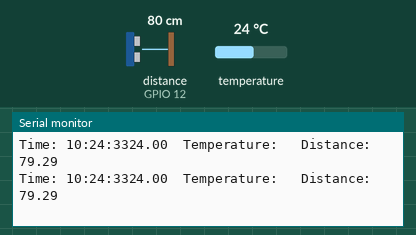
This sketch was run on a simulated ESP8266 (NodeMCU). Shown: the last lines printed to the serial monitor. Wiring (inferred from the names in the program): ultrasonic range finder: trigger GPIO 14; echo GPIO 12. The inputs (shaded band) are chosen by the test bench; at power-on: distance to the obstacle (sensor on GPIO 12) 80 cm, temperature 24 °C. The echo pulse lasts 58.3 µs per cm; WiFi joins after 1.5 s; servers stay silent unless stated; uploads are accepted with an empty reply; the local clock reads 2024-03-15 10:24:30 at power-on unless the sketch sets it.

Above: at 3.7 s.
3.8 s: distance to the obstacle (sensor on GPIO 12) set to 2 cm
At 3.91 s:
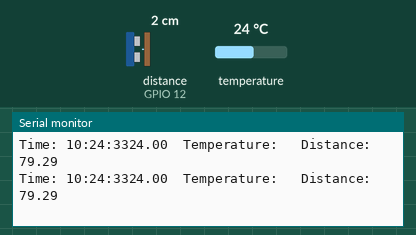
5.3 s: temperature set to 12 °C
At 5.33 s:
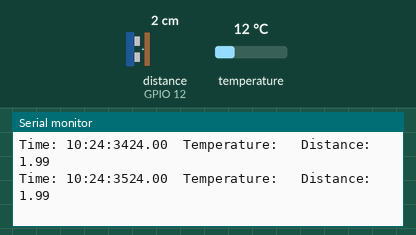
6.8 s: distance to the obstacle (sensor on GPIO 12) set to 4 cm
At 6.95 s:
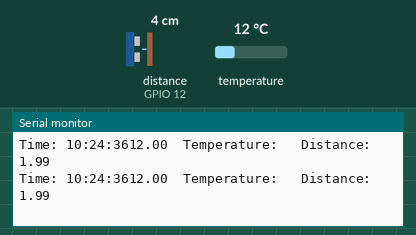
8.3 s: distance to the obstacle (sensor on GPIO 12) set to 60 cm
At 8.37 s:
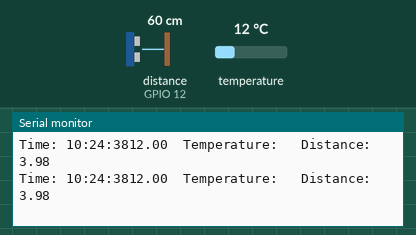
11.3 s: temperature set to 19 °C
At 13.41 s:
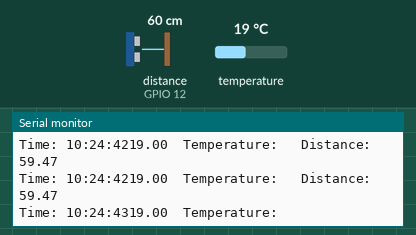
Timing chart, 0 to 13.8 s (numbered marks = the images above; inputs shaded):
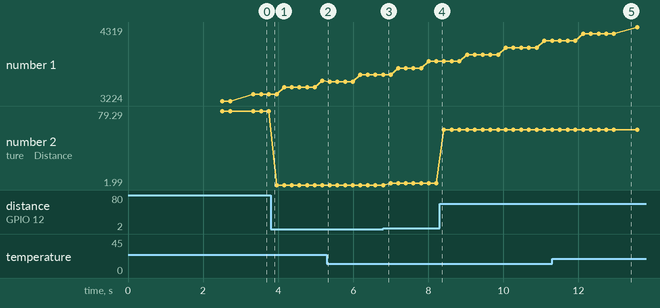

Measured:
- after the input at 11.3 s, the serial monitor: prints a new line after 0.21 s (image 5)
- plotted number 1: 3524 → 3612 after the input at 5.3 s, 3812 → 4119 after the input at 8.3 s, 4119 → 4319 after the input at 11.3 s
- plotted number 2: 79.29 → 1.99 after the input at 3.8 s, 1.99 → 3.98 after the input at 6.8 s, 3.98 → 59.47 after the input at 8.3 s

The sketch:

REST.ino
```cpp
#include <ESP8266WiFi.h>
#include <ESP8266HTTPClient.h>
#include<ArduinoJson.h>
#include <FirebaseESP8266.h>
#include <Wire.h> // must be included here so that Arduino library object file references work
#include <RtcDS3231.h>
RtcDS3231<TwoWire> Rtc(Wire);
/* for normal hardware wire use above */
#define FIREBASE_HOST "https://esp8266-ddf68-default-rtdb.firebaseio.com"
#define FIREBASE_AUTH "9h9AzzrtqPSy1lK7QFF17edWPsZjCVe5k6lfuCyu"
#define WIFI_SSID "oneplus"
#define WIFI_PASSWORD "12345678"
const int trigger = 14;
const int echo = 12;
const int OUTPUT1 = 2;
const int OUTPUT2 = 0;
long int lts = 0;
long int lt = 0;
int duration;
float distance;
char post_data[100];
String id = "sensor 1";
int prevstate = LOW;
String data;
const char* ssid = "oneplus";
const char* password = "12345678";
String host = "http://192.168.4.1/feed?";
FirebaseData firebaseData;
WiFiClient client;
HTTPClient http;
void setup ()
{
  Serial.begin(115200);
  pinMode(trigger, OUTPUT);
  pinMode(echo, INPUT);
  ESP.eraseConfig();
  WiFi.persistent(false);
  Serial.println("SET ESP IN STA MODE");
  WiFi.mode(WIFI_STA);
  Serial.println("- connecting to wifi");
  WiFi.begin(ssid, password);
  Serial.println(".");
  Serial.println("- wifi connected");
  Serial.println("");
  Serial.print("Connected to ");
  Serial.println(ssid);
  Serial.print("IP address: ");
  Serial.println(WiFi.localIP());
  Rtc.Begin();
  Rtc.Enable32kHzPin(false);
  Rtc.SetSquareWavePin(DS3231SquareWavePin_ModeNone);

  //
  Serial.println("Serial communication started\n\n");
  WiFi.begin(WIFI_SSID, WIFI_PASSWORD);                                     //try to connect with wifi
  Serial.print("Connecting to ");
  Serial.print(WIFI_SSID);


  while (WiFi.status() != WL_CONNECTED) {
    Serial.print(".");
    delay(500);
  }


  Serial.println();
  Serial.print("Connected to ");
  Serial.println(WIFI_SSID);
  Serial.print("IP Address is : ");
  Serial.println(WiFi.localIP());                                            //print local IP address
  Firebase.begin(FIREBASE_HOST, FIREBASE_AUTH);   // connect to firebase

  Firebase.reconnectWiFi(true);
  delay(1000);
}

void loop ()

{
  RtcDateTime now = Rtc.GetDateTime();
  Serial.print("Time: ");
  printDateTime(now);
  //Serial.println();

  RtcTemperature temp = Rtc.GetTemperature();
  ret_temperature(temp);
  Serial.print("\t");
  Serial.print("Temperature: ");
  //  temp.Print(Serial);
  //  Serial.print("C");

  readdata();
  Serial.print("\t"); Serial.print("Distance: "); Serial.println(distance);
  //functions for sensors and motor
  // pump();


  //  if (Firebase.setInt(firebaseData, "/distance", distance)) {
  //    digitalWrite(LED_BUILTIN, LOW);   // Turn the LED on (Note that LOW is the voltage level
  //    delay(500);
  //    digitalWrite(LED_BUILTIN, HIGH);
  //    delay(1000);
  //
  //  }
  //
  //  else {
  //    Serial.println(firebaseData.errorReason());
  //  }
  //  if (Firebase.setInt(firebaseData, "/temp", ret_temperature(temp)) {
  //  digitalWrite(LED_BUILTIN, LOW);   // Turn the LED on (Note that LOW is the voltage level
  //    delay(500);
  //    digitalWrite(LED_BUILTIN, HIGH);
  //    delay(1000);
  //
  //  }
  //
  //  else {
  //    Serial.println(firebaseData.errorReason());
  //  }
  //
  //  delay(5000);
  if (distance < 5) {
    digitalWrite(OUTPUT2, HIGH);
    digitalWrite(OUTPUT1, HIGH);

  }
  else {
    digitalWrite(OUTPUT1, LOW);
    digitalWrite(OUTPUT2, LOW);
  }

}


float ret_temperature(const RtcTemperature& temvips) {
  Serial.print(temvips.AsFloatDegC());


}
#define countof(a) (sizeof(a) / sizeof(a[0]))
void printDateTime(const RtcDateTime& dt)
{
  char datestring[20];

  snprintf_P(datestring,
             countof(datestring),
             PSTR("%02u:%02u:%02u"),
             //dt.Month(),
             //dt.Day(),
             //dt.Year(),
             dt.Hour(),
             dt.Minute(),
             dt.Second() );
  Serial.print(datestring);
}


//%02u/%02u/%04u


void readdata() {
  while (lts - millis() > 10000) {
    digitalWrite(trigger, HIGH);
    delayMicroseconds(2);
    digitalWrite(trigger, LOW);
    duration = pulseIn(echo, HIGH);
    distance = duration * 0.034 / 2;
    String Distance = String(distance);
    getPostJson();
    http.begin(host);
    http.addHeader("content-type", "application/x-www-form-urlencoded");
    http.POST(post_data);
    // http.POST(id);
    http.writeToStream(&Serial);
    http.end();

    lts = millis();
  }

}
```

json.ino
```cpp
void getPostJson(){
  StaticJsonDocument<100> doc;
  doc["distance"]=distance;
  doc["id"]= id;
  serializeJson(doc,post_data);
  doc.clear();

}
```
